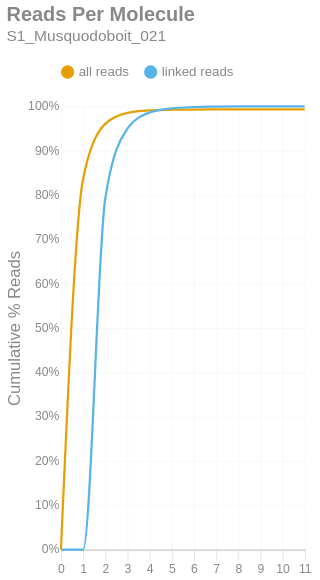

Source (notebook cell):
### Markdown cell above
### Reads per Molecule
This chart shows the cumulative distribution of the number of reads per linked molecule. That is, how many alignments are associated with a unique molecule. This excludes the number of reads associated with invalid or absent linked-read barcodes. The `linked` histogram is the percentages recalculated when disregarding singletons.

### Code cell
if SKIPLR:
    print_html(f"Skipped")
else:
    counts = np.bincount(valids['reads'].cast(pl.Int64).to_numpy())
    weighted = counts * np.arange(len(counts))
    all_perc = weighted / n_reads
    linked_perc = weighted / n_linked_reads
    linked_perc[1] = 0
    binned_df = pl.DataFrame({
        'readsper': list(range(len(counts))),
        'all reads (cumsum)': np.cumsum(all_perc).tolist(),
        'linked reads (cumsum)': np.cumsum(linked_perc).tolist(),
    })

    with SafeRender(binned_df):
        (
            density_plot(binned_df, 'Reads Per Molecule', samplename, 'readspmol')
            .encode(
                x=alt.X('readsper:O', title=None).axis(labelAngle=0).scale(padding=0),
                y=alt.Y('value:Q', title='Cumulative % Reads').axis(format='%').stack(False),
                color=alt.Color("key:N").scale(domain=["all reads", "linked reads"]),
                tooltip=[
                    alt.Tooltip("key:N", title="Data Type"),
                    alt.Tooltip("readsper:O", title="Reads Per Molecule"),
                    alt.Tooltip("value:Q", format=".2%", title="% Reads (Cum.)")
                ]            
            )
        ).display()

### Figure 1 — Vega-Lite specification as saved in the notebook (floating-point values rounded to 4 significant figures)
{"width": "container", "height": 400, "config": {"title": {"anchor": "start", "dy": -15, "fontSize": 18, "color": "#888888", "subtitleColor": "#888888", "subtitleFontSize": 14}, "arc": {"fill": "#0072B2"}, "axis": {"domainColor": "#888888", "domainWidth": 0.5, "gridWidth": 0.2, "grid": false, "titleFontWeight": 400, "titleFontSize": 15, "labelFontSize": 11, "labelColor": "#888888", "tickColor": "#888888", "tickWidth": 0.2, "titleColor": "#888888"}, "axisBand": {"grid": false}, "axisX": {"grid": true, "tickSize": 10, "domainCap": "round"}, "axisY": {"domain": false, "grid": true, "tickSize": 0, "domainCap": "round"}, "background": "transparent", "header": {"labelFontSize": 15, "labelColor": "#888888", "titleFontSize": 15, "titleFontWeight": 600, "titleColor": "#888888"}, "legend": {"labelFont": "sans-serif", "labelFontSize": 12, "labelColor": "#888888", "symbolSize": 100, "symbolType": "circle", "titleFontSize": 12, "titlePadding": 10, "titleColor": "#888888", "title": null, "orient": "top"}, "range": {"category": ["#E69F00", "#56B4E9", "#009E73", "#F0E442", "#0072B2", "#D55E00", "#CC79A7", "#000000"], "diverging": ["#cfe8f3", "#a2d4ec", "#73bfe2", "#46abdb", "#1696d2", "#12719e"]}, "area": {"fill": "#0072B2", "fillOpacity": 0.7, "line": true, "strokeOpacity": 0.7}, "line": {"color": "#0072B2", "stroke": "#0072B2", "strokeWidth": 2}, "trail": {"color": "#0072B2", "stroke": "#0072B2", "strokeWidth": 0, "size": 1}, "point": {"filled": true, "fillOpacity": 1.0, "size": 95}, "text": {"color": "#888888", "fontSize": 11, "align": "right", "fontWeight": 400, "size": 11}, "bar": {"fill": "#0072B2", "stroke": null}, "view": {"stroke": null, "continuousWidth": 660, "continuousHeight": 400}}, "data": {"name": "data-66f08ccadfc27b072d1d054c54e95b4d"}, "mark": {"type": "line", "interpolate": "monotone", "point": {"opacity": 0, "size": 275}}, "encoding": {"color": {"field": "key", "scale": {"domain": ["all reads", "linked reads"]}, "type": "nominal"}, "tooltip": [{"field": "key", "title": "Data Type", "type": "nominal"}, {"field": "readsper", "title": "Reads Per Molecule", "type": "ordinal"}, {"field": "value", "format": ".2%", "title": "% Reads (Cum.)", "type": "quantitative"}], "x": {"axis": {"labelAngle": 0}, "field": "readsper", "scale": {"padding": 0}, "title": null, "type": "ordinal"}, "y": {"axis": {"format": "%"}, "field": "value", "stack": false, "title": "Cumulative % Reads", "type": "quantitative"}}, "params": [{"name": "param_c36ac31b6afebe62", "select": {"type": "point", "fields": ["key"]}, "bind": "legend"}], "title": {"text": "Reads Per Molecule", "subtitle": "S1_Musquodoboit_021"}, "transform": [{"fold": ["all reads (cumsum)", "linked reads (cumsum)"]}, {"calculate": "replace(datum.key, ' (cumsum)', '')", "as": "key"}, {"filter": {"param": "param_c36ac31b6afebe62"}}], "usermeta": {"embedOptions": {"downloadFileName": "S1_Musquodoboit_021.readspmol"}}, "$schema": "https://vega.github.io/schema/vega-lite/v6.1.0.json", "datasets": {"data-66f08ccadfc27b072d1d054c54e95b4d": [{"readsper": 0, "all reads (cumsum)": 0.0, "linked reads (cumsum)": 0.0}, {"readsper": 1, "all reads (cumsum)": 0.8361, "linked reads (cumsum)": 0.0}, {"readsper": 2, "all reads (cumsum)": 0.9605, "linked reads (cumsum)": 0.7922}, {"readsper": 3, "all reads (cumsum)": 0.9853, "linked reads (cumsum)": 0.95}, {"readsper": 4, "all reads (cumsum)": 0.9909, "linked reads (cumsum)": 0.986}, {"readsper": 5, "all reads (cumsum)": 0.9924, "linked reads (cumsum)": 0.9956}, {"readsper": 6, "all reads (cumsum)": 0.9928, "linked reads (cumsum)": 0.9983}, {"readsper": 7, "all reads (cumsum)": 0.993, "linked reads (cumsum)": 0.9994}, {"readsper": 8, "all reads (cumsum)": 0.9931, "linked reads (cumsum)": 0.9999}, {"readsper": 9, "all reads (cumsum)": 0.9931, "linked reads (cumsum)": 1.0}, {"readsper": 10, "all reads (cumsum)": 0.9931, "linked reads (cumsum)": 1.0}, {"readsper": 11, "all reads (cumsum)": 0.9931, "linked reads (cumsum)": 1.0}]}}
